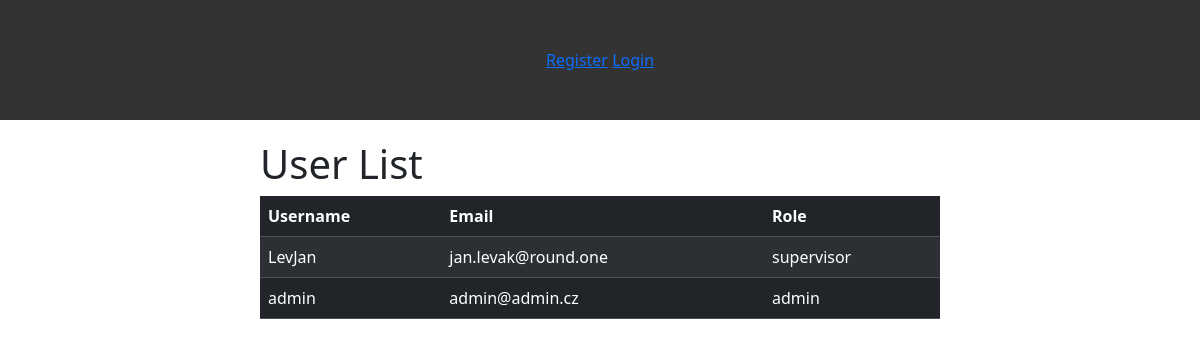
The app's page /users/, older data.
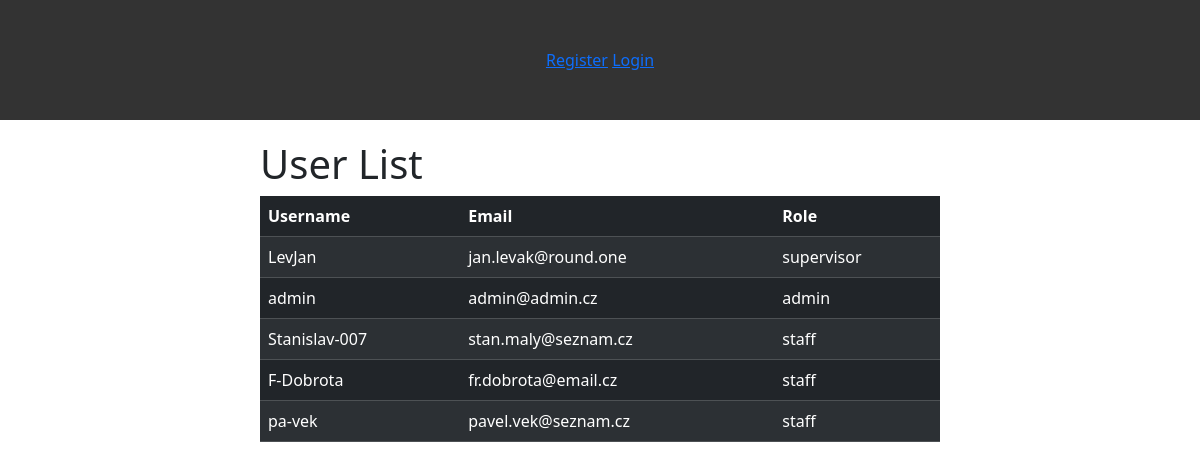
The same page, newer data.
### users/models.py (models this page shows, shortened)
class CustomUser(AbstractUser):
    ROLE_CHOICES = [
        ('admin', 'Admin'),
        ('supervisor', 'Project Supervisor'),
        ('staff', 'Staff'),
    ]
    role = models.CharField(max_length=20, choices=ROLE_CHOICES, default='staff')

### users/views.py (the view)
# urls.py: path('', views.get_user_list, name='user_list'),
def get_user_list(request):
    users = CustomUser.objects.all()
    return render(request, 'users/user_list.html', {'users': users})

### users/templates/users/user_list.html
{% extends "base.html" %}
{% block content %}
<div>
    <h1>User List</h1>
    <table class="table table-dark table-striped">
        <thead>
            <tr>
                <th>Username</th>
                <th>Email</th>
                <th>Role</th>
            </tr>
        </thead>
        <tbody>
            {% for user in users %}
            <tr>
                <td>{{ user.username }}</td>
                <td>{{ user.email }}</td>
                <td>{{ user.role }}</td>
            </tr>
            {% empty %}
            <tr><td colspan="3">No users found.</td></tr>
            {% endfor %}
        </tbody>
    </table>
</div>
{% endblock %}

### _templates/base.html (shortened to what this page needs)
{% load static %}
<!DOCTYPE html>
<html lang="en">
    <head>
        <link rel="stylesheet" href="{% static 'styles.css' %}">
        <link rel="stylesheet" href="https://cdn.jsdelivr.net/npm/bootstrap@5.3.3/dist/css/bootstrap.min.css">
    </head>
<body>
        <nav>
            {% if user.is_authenticated %}
                <div id="nav-A">
                    <ul class="navbar">
                        <li class="dropdown">
                            <a href="{% url 'project_search' id='all' %}">Projects ▾</a>
                            <ul class="dropdown-menu">
                                <li><a href="{% url 'project_search' id='all' %}">All Projects</a></li>
                                <li><a href="{% url 'project_create' %}">New Project</a></li>
                                <li><a href="{% url 'project_search' id='active' %}">Active Projects</a></li>
                                <li><a href="{% url 'project_search' id='completed' %}">Completed Projects</a></li>
                                <li><a href="{% url 'project_search' id='planned' %}">Planned Projects</a></li>
                                <li><a href="{% url 'project_reports' %}">Project Reports</a></li>
                                <li><a href="{% url 'project_search' id='my_projects' %}">My Projects</a></li>
                            </ul>
                        </li>
                        <li class="dropdown">
                            <a href="{% url 'task_list' %}">Tasks ▾</a>
                            <ul class="dropdown-menu">
                                <li><a href="{% url 'task_list' %}">All Tasks</a></li>
                                <li><a href="{% url 'task_create' %}">New Task</a></li>
                            </ul>
                        </li>
                        {% if user.is_superuser %}
                        <li class="dropdown">
                            <a href="{% url 'user_list' %}">Users ▾</a>
                            <ul class="dropdown-menu">
                                <li><a href="{% url 'user_list' %}">All Users</a></li>
                                <li><a href="{% url 'register' %}">Add User</a></li>
                            </ul>
                        </li>
                        {% endif %}
                    </ul>
                </div>
                <div id="nav-B">
                    <a href="{% url 'logout' %}">Logout</a>
                </div>
            {% else %}
                <div id="nav-B">
                    <a href="{% url 'register' %}">Register</a>
                    <a href="{% url 'login' %}">Login</a>
                </div>
            {% endif %}
        </nav>
        <main>
            {% block content %}
            {% endblock %}
        </main>
    </body>
</html>

### _static/styles.css (style rules this page uses)
nav { background-color: #333; height: 120px; width: 100%; display: flex; align-items: center; justify-content: center; }
main { padding: 20px; margin: 0 auto; width: 60%; }

Row changes from the older to the newer data that the page shows:
added CustomUser: username "Stanislav-007", email "stan.maly@seznam.cz", role "staff"
added CustomUser: username "F-Dobrota", email "fr.dobrota@email.cz", role "staff"
added CustomUser: username "pa-vek", email "pavel.vek@seznam.cz", role "staff"
